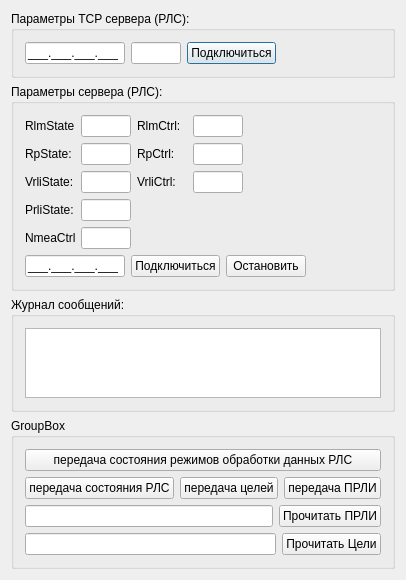
<?xml version="1.0" encoding="UTF-8"?>
<ui version="4.0">
 <class>Dialog</class>
 <widget class="QDialog" name="Dialog">
  <property name="geometry">
   <rect>
    <x>0</x>
    <y>0</y>
    <width>400</width>
    <height>521</height>
   </rect>
  </property>
  <property name="windowTitle">
   <string>Dialog</string>
  </property>
  <layout class="QVBoxLayout" name="verticalLayout_4">
   <item>
    <widget class="QGroupBox" name="groupBox_4">
     <property name="title">
      <string>Параметры TCP сервера (РЛС):</string>
     </property>
     <layout class="QHBoxLayout" name="horizontalLayout">
      <item>
       <widget class="QLineEdit" name="IpTcpEdit">
        <property name="maximumSize">
         <size>
          <width>100</width>
          <height>16777215</height>
         </size>
        </property>
        <property name="inputMask">
         <string>000.000.000.000;_</string>
        </property>
       </widget>
      </item>
      <item>
       <widget class="QLineEdit" name="PortTcpEdit">
        <property name="maximumSize">
         <size>
          <width>50</width>
          <height>16777215</height>
         </size>
        </property>
       </widget>
      </item>
      <item>
       <widget class="QPushButton" name="ConnectTcpButton">
        <property name="text">
         <string>Подключиться</string>
        </property>
       </widget>
      </item>
      <item>
       <spacer name="horizontalSpacer">
        <property name="orientation">
         <enum>Qt::Horizontal</enum>
        </property>
        <property name="sizeHint" stdset="0">
         <size>
          <width>40</width>
          <height>20</height>
         </size>
        </property>
       </spacer>
      </item>
     </layout>
    </widget>
   </item>
   <item>
    <widget class="QGroupBox" name="groupBox_5">
     <property name="title">
      <string>Параметры сервера (РЛС):</string>
     </property>
     <layout class="QVBoxLayout" name="verticalLayout_3">
      <item>
       <layout class="QHBoxLayout" name="RlmLayout">
        <item>
         <layout class="QHBoxLayout" name="horizontalLayout_2">
          <item>
           <widget class="QLabel" name="label">
            <property name="minimumSize">
             <size>
              <width>50</width>
              <height>0</height>
             </size>
            </property>
            <property name="maximumSize">
             <size>
              <width>50</width>
              <height>16777215</height>
             </size>
            </property>
            <property name="text">
             <string>RlmState:</string>
            </property>
           </widget>
          </item>
          <item>
           <widget class="QLineEdit" name="RlmStatePortEdit">
            <property name="maximumSize">
             <size>
              <width>50</width>
              <height>16777215</height>
             </size>
            </property>
           </widget>
          </item>
         </layout>
        </item>
        <item>
         <layout class="QHBoxLayout" name="horizontalLayout_6">
          <item>
           <widget class="QLabel" name="label_2">
            <property name="minimumSize">
             <size>
              <width>50</width>
              <height>0</height>
             </size>
            </property>
            <property name="maximumSize">
             <size>
              <width>50</width>
              <height>16777215</height>
             </size>
            </property>
            <property name="text">
             <string>RlmCtrl:</string>
            </property>
           </widget>
          </item>
          <item>
           <widget class="QLineEdit" name="RlmCtrlPortEdit">
            <property name="maximumSize">
             <size>
              <width>50</width>
              <height>16777215</height>
             </size>
            </property>
           </widget>
          </item>
         </layout>
        </item>
        <item>
         <spacer name="horizontalSpacer_5">
          <property name="orientation">
           <enum>Qt::Horizontal</enum>
          </property>
          <property name="sizeHint" stdset="0">
           <size>
            <width>40</width>
            <height>20</height>
           </size>
          </property>
         </spacer>
        </item>
       </layout>
      </item>
      <item>
       <layout class="QHBoxLayout" name="RpLayout">
        <item>
         <layout class="QHBoxLayout" name="horizontalLayout_7">
          <item>
           <widget class="QLabel" name="label_3">
            <property name="minimumSize">
             <size>
              <width>50</width>
              <height>0</height>
             </size>
            </property>
            <property name="maximumSize">
             <size>
              <width>50</width>
              <height>16777215</height>
             </size>
            </property>
            <property name="text">
             <string>RpState:</string>
            </property>
           </widget>
          </item>
          <item>
           <widget class="QLineEdit" name="RpStatePortEdit">
            <property name="maximumSize">
             <size>
              <width>50</width>
              <height>16777215</height>
             </size>
            </property>
           </widget>
          </item>
         </layout>
        </item>
        <item>
         <layout class="QHBoxLayout" name="horizontalLayout_8">
          <item>
           <widget class="QLabel" name="label_4">
            <property name="minimumSize">
             <size>
              <width>50</width>
              <height>0</height>
             </size>
            </property>
            <property name="maximumSize">
             <size>
              <width>50</width>
              <height>16777215</height>
             </size>
            </property>
            <property name="text">
             <string>RpCtrl:</string>
            </property>
           </widget>
          </item>
          <item>
           <widget class="QLineEdit" name="RpCtrlPortEdit">
            <property name="maximumSize">
             <size>
              <width>50</width>
              <height>16777215</height>
             </size>
            </property>
           </widget>
          </item>
         </layout>
        </item>
        <item>
         <spacer name="horizontalSpacer_6">
          <property name="orientation">
           <enum>Qt::Horizontal</enum>
          </property>
          <property name="sizeHint" stdset="0">
           <size>
            <width>40</width>
            <height>20</height>
           </size>
          </property>
         </spacer>
        </item>
       </layout>
      </item>
      <item>
       <layout class="QHBoxLayout" name="VrliLayout">
        <item>
         <layout class="QHBoxLayout" name="horizontalLayout_13">
          <item>
           <widget class="QLabel" name="label_6">
            <property name="minimumSize">
             <size>
              <width>50</width>
              <height>0</height>
             </size>
            </property>
            <property name="maximumSize">
             <size>
              <width>50</width>
              <height>16777215</height>
             </size>
            </property>
            <property name="text">
             <string>VrliState:</string>
            </property>
           </widget>
          </item>
          <item>
           <widget class="QLineEdit" name="VrliStatePortEdit">
            <property name="maximumSize">
             <size>
              <width>50</width>
              <height>16777215</height>
             </size>
            </property>
           </widget>
          </item>
         </layout>
        </item>
        <item>
         <layout class="QHBoxLayout" name="horizontalLayout_14">
          <item>
           <widget class="QLabel" name="label_7">
            <property name="minimumSize">
             <size>
              <width>50</width>
              <height>0</height>
             </size>
            </property>
            <property name="maximumSize">
             <size>
              <width>50</width>
              <height>16777215</height>
             </size>
            </property>
            <property name="text">
             <string>VrliCtrl:</string>
            </property>
           </widget>
          </item>
          <item>
           <widget class="QLineEdit" name="VrliCtrlPortEdit">
            <property name="maximumSize">
             <size>
              <width>50</width>
              <height>16777215</height>
             </size>
            </property>
           </widget>
          </item>
         </layout>
        </item>
        <item>
         <spacer name="horizontalSpacer_4">
          <property name="orientation">
           <enum>Qt::Horizontal</enum>
          </property>
          <property name="sizeHint" stdset="0">
           <size>
            <width>113</width>
            <height>13</height>
           </size>
          </property>
         </spacer>
        </item>
       </layout>
      </item>
      <item>
       <layout class="QHBoxLayout" name="PrliLayout">
        <item>
         <widget class="QLabel" name="label_5">
          <property name="minimumSize">
           <size>
            <width>50</width>
            <height>0</height>
           </size>
          </property>
          <property name="maximumSize">
           <size>
            <width>50</width>
            <height>16777215</height>
           </size>
          </property>
          <property name="text">
           <string>PrliState:</string>
          </property>
         </widget>
        </item>
        <item>
         <widget class="QLineEdit" name="PrliStatePortEdit">
          <property name="maximumSize">
           <size>
            <width>50</width>
            <height>16777215</height>
           </size>
          </property>
         </widget>
        </item>
        <item>
         <spacer name="horizontalSpacer_3">
          <property name="orientation">
           <enum>Qt::Horizontal</enum>
          </property>
          <property name="sizeHint" stdset="0">
           <size>
            <width>40</width>
            <height>20</height>
           </size>
          </property>
         </spacer>
        </item>
       </layout>
      </item>
      <item>
       <layout class="QHBoxLayout" name="horizontalLayout_9">
        <item>
         <widget class="QLabel" name="label_9">
          <property name="minimumSize">
           <size>
            <width>50</width>
            <height>0</height>
           </size>
          </property>
          <property name="maximumSize">
           <size>
            <width>50</width>
            <height>16777215</height>
           </size>
          </property>
          <property name="text">
           <string>NmeaCtrl:</string>
          </property>
         </widget>
        </item>
        <item>
         <widget class="QLineEdit" name="NmeaCtrlPortEdit">
          <property name="maximumSize">
           <size>
            <width>50</width>
            <height>16777215</height>
           </size>
          </property>
         </widget>
        </item>
        <item>
         <spacer name="horizontalSpacer_7">
          <property name="orientation">
           <enum>Qt::Horizontal</enum>
          </property>
          <property name="sizeHint" stdset="0">
           <size>
            <width>40</width>
            <height>20</height>
           </size>
          </property>
         </spacer>
        </item>
       </layout>
      </item>
      <item>
       <layout class="QHBoxLayout" name="horizontalLayout_15">
        <item>
         <widget class="QLineEdit" name="IpUdpEdit">
          <property name="maximumSize">
           <size>
            <width>100</width>
            <height>16777215</height>
           </size>
          </property>
          <property name="inputMask">
           <string>000.000.000.000;_</string>
          </property>
         </widget>
        </item>
        <item>
         <widget class="QPushButton" name="ConnectUdpButton">
          <property name="text">
           <string>Подключиться</string>
          </property>
         </widget>
        </item>
        <item>
         <widget class="QPushButton" name="stopButton">
          <property name="text">
           <string>Остановить</string>
          </property>
         </widget>
        </item>
        <item>
         <spacer name="horizontalSpacer_2">
          <property name="orientation">
           <enum>Qt::Horizontal</enum>
          </property>
          <property name="sizeHint" stdset="0">
           <size>
            <width>40</width>
            <height>20</height>
           </size>
          </property>
         </spacer>
        </item>
       </layout>
      </item>
     </layout>
    </widget>
   </item>
   <item>
    <widget class="QGroupBox" name="groupBox_3">
     <property name="title">
      <string>Журнал сообщений:</string>
     </property>
     <layout class="QVBoxLayout" name="verticalLayout">
      <item>
       <widget class="QTextEdit" name="LogEdit"/>
      </item>
     </layout>
    </widget>
   </item>
   <item>
    <widget class="QGroupBox" name="groupBox">
     <property name="title">
      <string>GroupBox</string>
     </property>
     <layout class="QVBoxLayout" name="verticalLayout_2">
      <item>
       <widget class="QPushButton" name="mdspButton">
        <property name="text">
         <string>передача состояния режимов обработки данных РЛС</string>
        </property>
       </widget>
      </item>
      <item>
       <layout class="QHBoxLayout" name="horizontalLayout_3">
        <item>
         <widget class="QPushButton" name="mspButton">
          <property name="text">
           <string>передача состояния РЛС</string>
          </property>
         </widget>
        </item>
        <item>
         <widget class="QPushButton" name="targetsButton">
          <property name="text">
           <string>передача целей</string>
          </property>
         </widget>
        </item>
        <item>
         <widget class="QPushButton" name="priButton">
          <property name="text">
           <string>передача ПРЛИ</string>
          </property>
         </widget>
        </item>
       </layout>
      </item>
      <item>
       <layout class="QHBoxLayout" name="horizontalLayout_4">
        <item>
         <widget class="QLineEdit" name="PathPriEdit"/>
        </item>
        <item>
         <widget class="QPushButton" name="ReadFromFileButton">
          <property name="text">
           <string>Прочитать ПРЛИ</string>
          </property>
         </widget>
        </item>
       </layout>
      </item>
      <item>
       <layout class="QHBoxLayout" name="horizontalLayout_5">
        <item>
         <widget class="QLineEdit" name="PathTargetsEdit"/>
        </item>
        <item>
         <widget class="QPushButton" name="ReadTargetsFromFileButton">
          <property name="text">
           <string>Прочитать Цели</string>
          </property>
         </widget>
        </item>
       </layout>
      </item>
     </layout>
    </widget>
   </item>
  </layout>
 </widget>
 <layoutdefault spacing="6" margin="11"/>
 <resources/>
 <connections/>
</ui>
